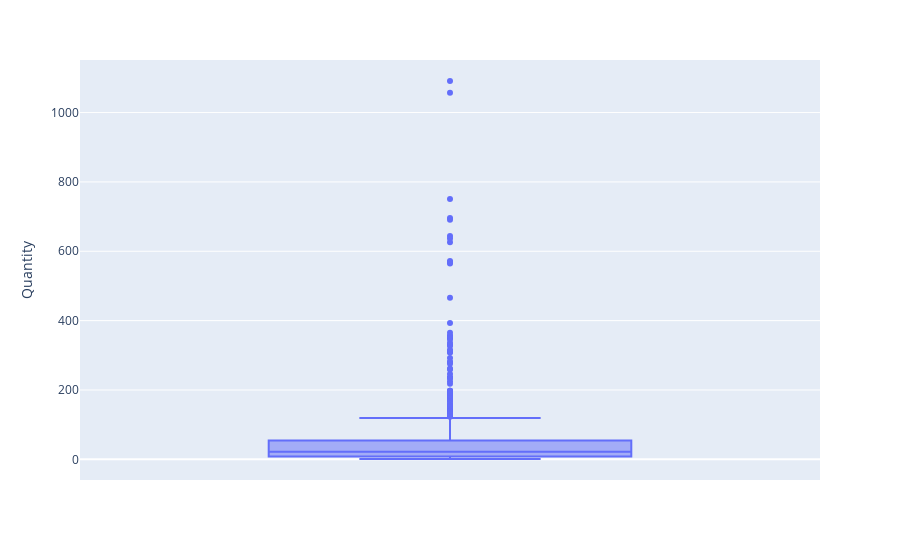

Here is the notebook cell this chart was saved with:
### Code cell
box = px.box(subcategory, y='Quantity')
box.show()

### Figure 1 — Plotly figure (JSON) as saved in the notebook; plotly's stock layout.template omitted (floating-point values rounded to 4 significant figures; data arrays with more than 128 entries replaced by an {"elided": "..."} marker saying what was removed)
{"data": [{"alignmentgroup": "True", "hovertemplate": "Quantity=%{y}<extra></extra>", "legendgroup": "", "marker": {"color": "#636efa"}, "name": "", "notched": false, "offsetgroup": "", "orientation": "v", "showlegend": false, "type": "box", "x0": " ", "xaxis": "x", "y": {"elided": "656 int values"}, "y0": " ", "yaxis": "y"}], "layout": {"boxmode": "group", "legend": {"tracegroupgap": 0}, "margin": {"t": 60}, "xaxis": {"anchor": "y", "domain": [0, 1]}, "yaxis": {"anchor": "x", "domain": [0, 1], "title": {"text": "Quantity"}}}}
